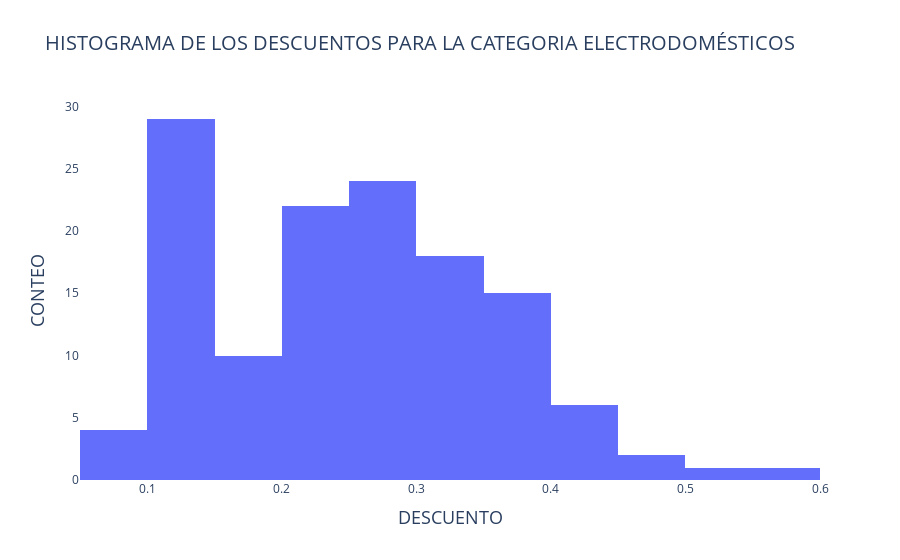

The code cell stored with this chart in its notebook:
### Code cell
# Histograma de los descuentos
fig = px.histogram(products_cat, x="ITEM_DISCOUNT_RATE", nbins=25,
                   title='HISTOGRAMA DE LOS DESCUENTOS PARA LA CATEGORIA {}'.format(cat.upper()))
fig.update_layout(titlefont = dict(size=20),
                  xaxis=dict(title="DESCUENTO",titlefont=dict(size=18)),
                  yaxis=dict(title="CONTEO",titlefont=dict(size=18)),
                  plot_bgcolor='rgb(255,255,255)')
fig.show()

### Figure 1 — Plotly figure (JSON) as saved in the notebook; plotly's stock layout.template omitted (floating-point values rounded to 4 significant figures; data arrays with more than 128 entries replaced by an {"elided": "..."} marker saying what was removed)
{"data": [{"alignmentgroup": "True", "bingroup": "x", "hovertemplate": "ITEM_DISCOUNT_RATE=%{x}<br>count=%{y}<extra></extra>", "legendgroup": "", "marker": {"color": "#636efa"}, "name": "", "nbinsx": 25, "offsetgroup": "", "orientation": "v", "showlegend": false, "type": "histogram", "x": {"elided": "132 float values"}, "xaxis": "x", "yaxis": "y"}], "layout": {"barmode": "relative", "legend": {"tracegroupgap": 0}, "plot_bgcolor": "rgb(255,255,255)", "title": {"font": {"size": 20}, "text": "HISTOGRAMA DE LOS DESCUENTOS PARA LA CATEGORIA ELECTRODOMÉSTICOS"}, "xaxis": {"anchor": "y", "domain": [0, 1], "title": {"font": {"size": 18}, "text": "DESCUENTO"}}, "yaxis": {"anchor": "x", "domain": [0, 1], "title": {"font": {"size": 18}, "text": "CONTEO"}}}}
